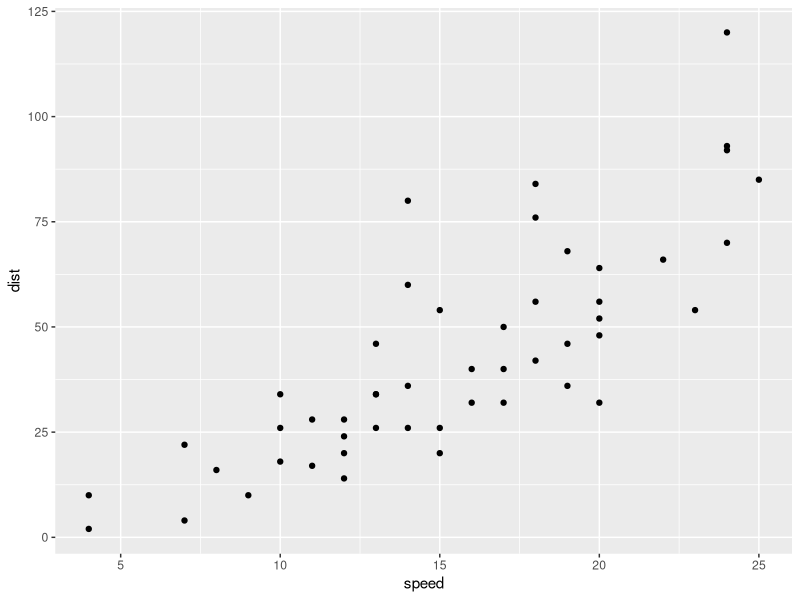
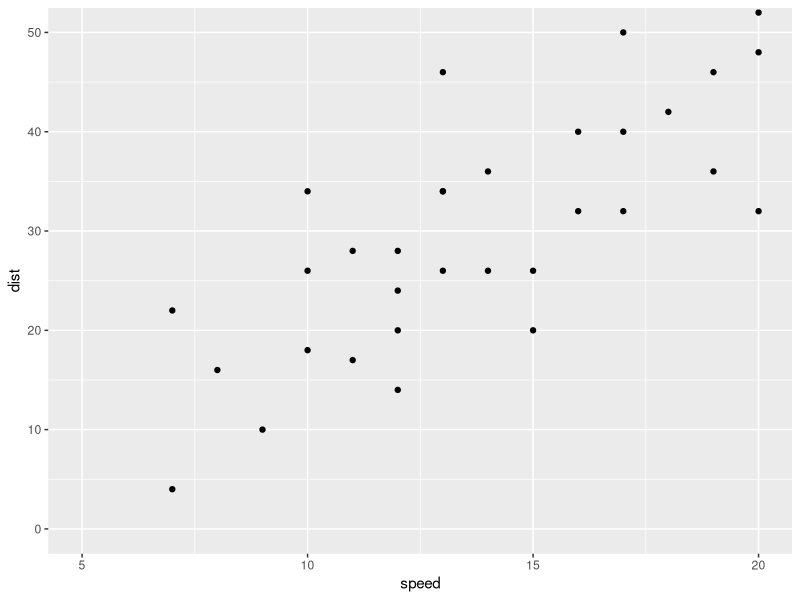
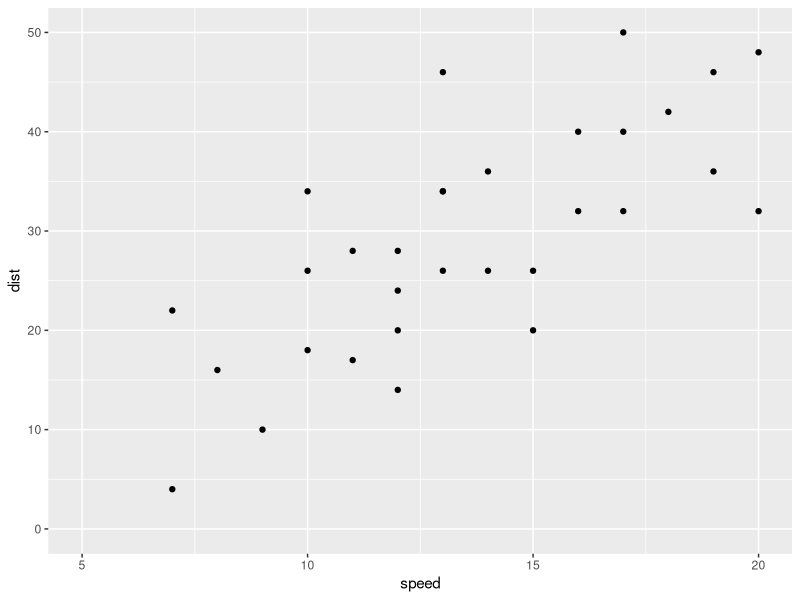
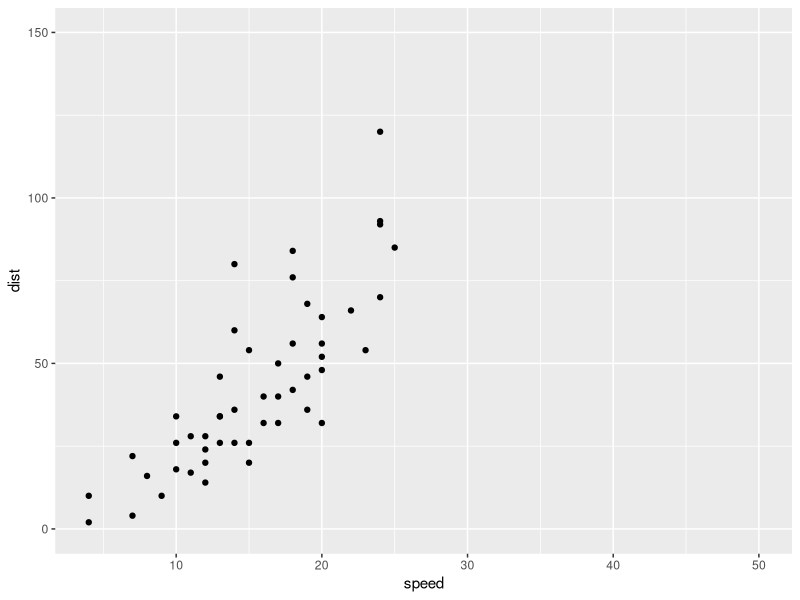
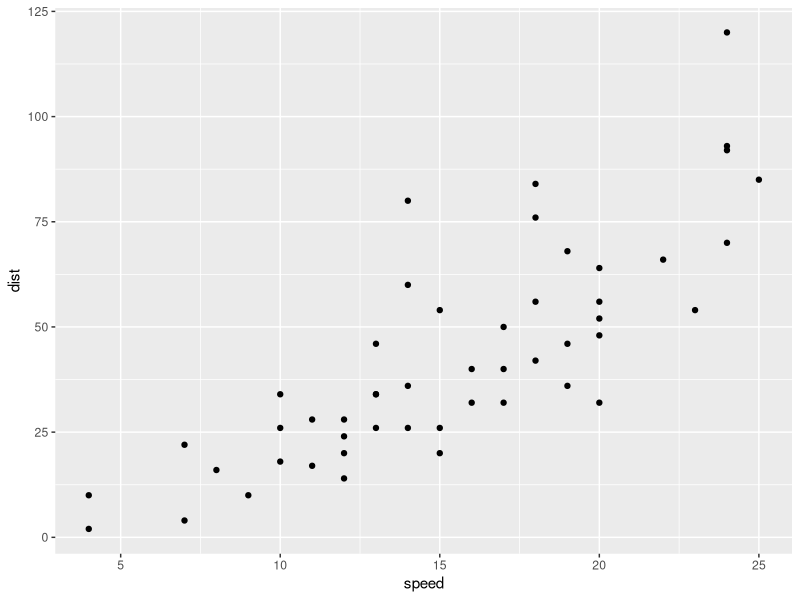
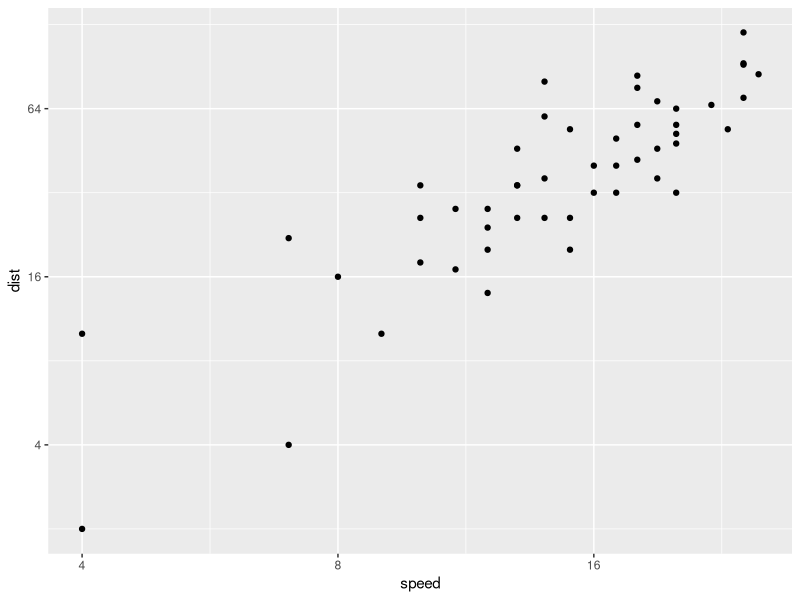
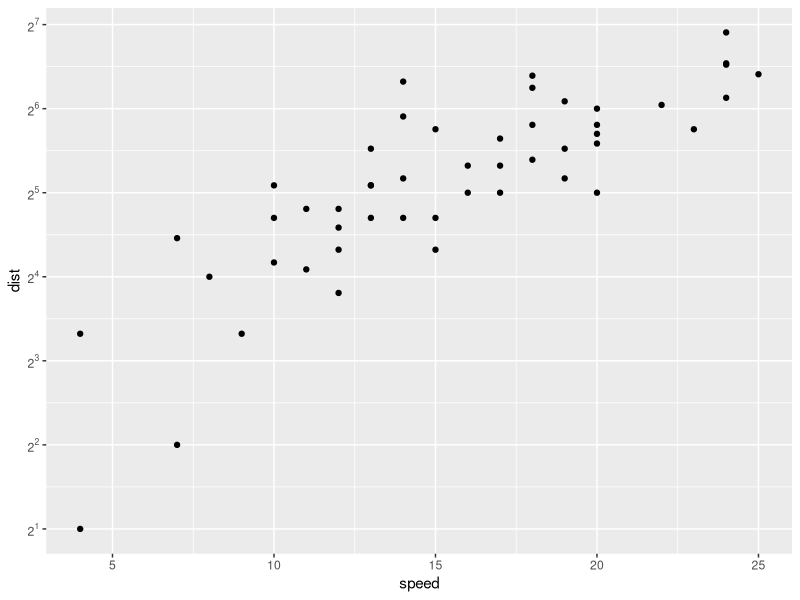
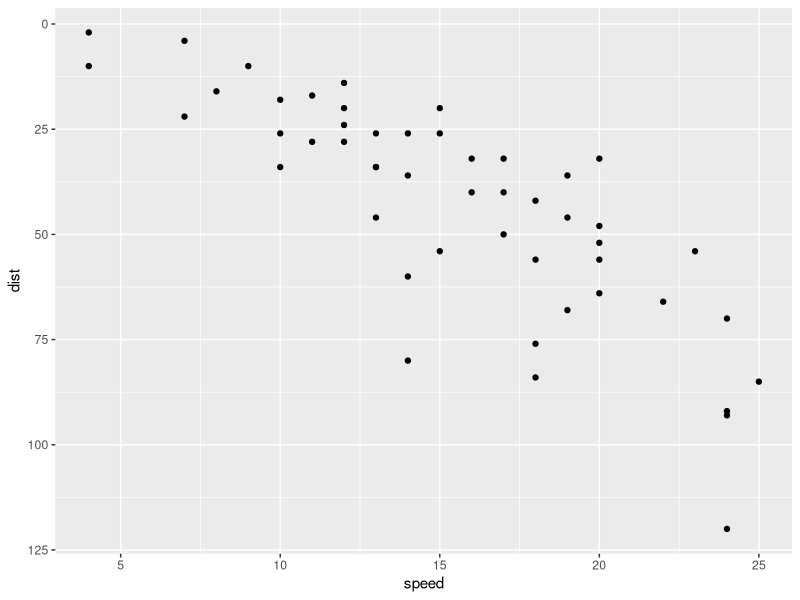

The R source for these figures, in order:
## ---- chunk 1
library(ggplot2)
p <- ggplot(cars, aes(x=speed, y=dist))+geom_point()
p
p+coord_cartesian(xlim =c (5, 20), ylim = c(0, 50))
p+xlim(5, 20)+ylim(0, 50)
p+expand_limits(x=c(5, 50), y=c(0, 150))
p <- ggplot(cars, aes(x=speed, y=dist))+geom_point()
p
p+scale_x_continuous(trans = "log2")+scale_y_continuous(trans = "log2")
require(scales)
p+scale_y_continuous(trans=log2_trans(),breaks = trans_breaks("log2", function(x) 2^x),labels=trans_format("log2", math_format(2^.x)))
p+scale_y_reverse()
